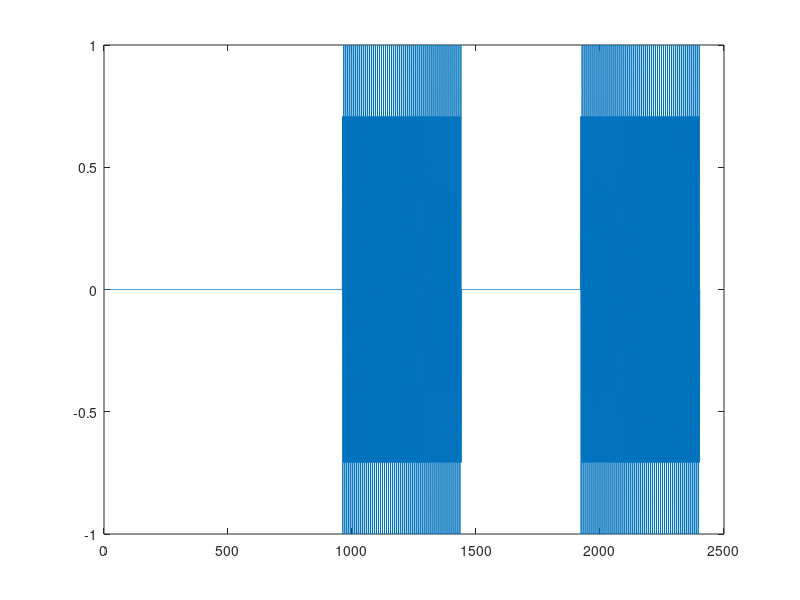

The MATLAB script that drew this image:
clear all;
close all;
clc;

fs = 48000;
f = 18000;
time = 0.01;
t = 0:1/fs:time;

N = fs *time;
impulse = sin(2*pi*f*t);

pause0 = zeros(1,480);
pause1 = zeros(1,960);


binstr = input('enter a binary:','s');
bin = [];
n_c=length(binstr);
inv_c=regexp(binstr,'[a-z_A-Z2-9]');
if(~isempty(inv_c))
    disp(['Invalid char: ' binstr(inv_c) ' idx= ' num2str(inv_c)])
else
    disp([binstr ' Valid input'])
end
for i=1:length(binstr)
    if(binstr(i) == '1')
        bin = [bin,impulse,pause1];
    else
        bin = [bin,impulse,pause0];
    end
end
bin = [pause1,bin,impulse];
figure(1);
plot(bin);
audiowrite('first.wav',bin,fs);




[data,fs] = audioread('first.wav');%데이터를 받기 float 형태로

[n,~] = size(data); %데이터의 길이 

window = fs*time;%윈도우 그키 설정 
impulse_fft = zeros(n,1);
for i = 1 : n-window
    y = fft(data(i:i+window-1));
       Y = abs(y);
       index_impulse = round(f/fs*window);
       impulse_fft(i) = max(Y(index_impulse-2:index_impulse+2));
       disp(index_impulse)

end
sliding_window = 5;
impulse_fft_tmp = impulse_fft;
for i = 1+sliding_window:1:n-sliding_window
    impulse_fft_tmp(i) = mean(impulse_fft(i-sliding_window:i+sliding_window));
end
impulse_fft = impulse_fft_tmp;
position_impulse = [];
half_window = 240;
for i = half_window+1:n-half_window
    if impulse_fft(i)>0.3 && impulse_fft(i) == max(impulse_fft(i-half_window:i+half_window))
        position_impulse = [position_impulse,i];
    end
end
[~,N]= size(position_impulse);
delta_impulse=zeros(1,N-1);
for i = 1:N-1    
    delta_impulse(i) = position_impulse(i+1) -  position_impulse(i) -480;
end


decode_message4 = zeros(1,N-1)-1;
for i = 1:N-1
    if delta_impulse(i) - 480 >-10 &&delta_impulse(i) - 480 <10
        decode_message4(i) = 0;
    elseif delta_impulse(i) - 960 >-10 &&delta_impulse(i) - 960 <10
        decode_message4(i) = 1;
   
    end
end
disp(decode_message4)

